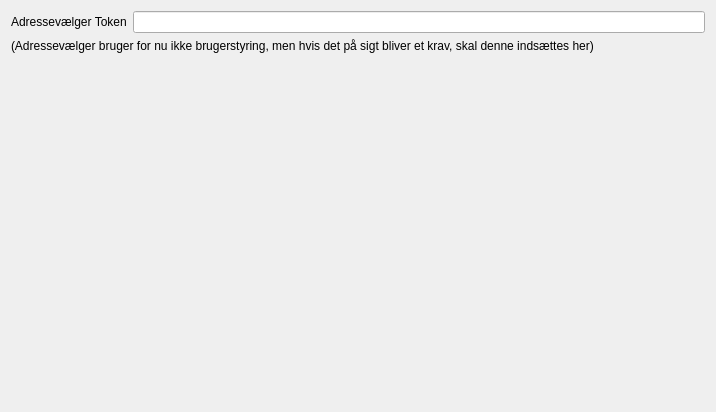
<?xml version="1.0" encoding="UTF-8"?>
<ui version="4.0">
 <class>Form</class>
 <widget class="QWidget" name="Form">
  <property name="geometry">
   <rect>
    <x>0</x>
    <y>0</y>
    <width>716</width>
    <height>412</height>
   </rect>
  </property>
  <property name="windowTitle">
   <string>Form</string>
  </property>
  <layout class="QGridLayout" name="gridLayout">
   <item row="0" column="2">
    <widget class="QLineEdit" name="tokenInput"/>
   </item>
   <item row="0" column="1">
    <widget class="QLabel" name="label">
     <property name="text">
      <string>Adressevælger Token</string>
     </property>
    </widget>
   </item>
   <item row="2" column="2">
    <spacer name="verticalSpacer">
     <property name="orientation">
      <enum>Qt::Vertical</enum>
     </property>
     <property name="sizeHint" stdset="0">
      <size>
       <width>20</width>
       <height>40</height>
      </size>
     </property>
    </spacer>
   </item>
   <item row="1" column="1" colspan="2">
    <widget class="QLabel" name="label_3">
     <property name="text">
      <string>(Adressevælger bruger for nu ikke brugerstyring, men hvis det på sigt bliver et krav, skal denne indsættes her)</string>
     </property>
    </widget>
   </item>
  </layout>
 </widget>
 <resources/>
 <connections/>
</ui>
